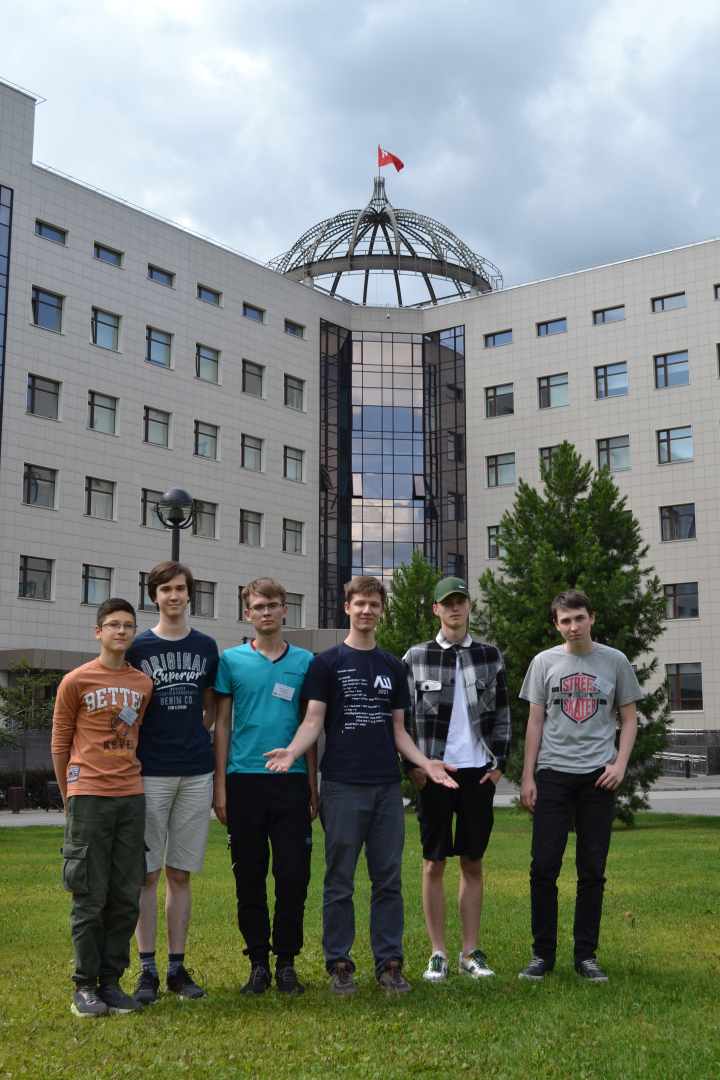
#> input picture data/group_face_dataset/1dO7fNghvSE.jpg, 1440 x 2160 px (shown at 1/2 size)
$ python -i image.py   (imports and definitions only)
#> lines starting #> are read from the running program, lines starting #| are printed output that depends on the picture
import itertools
import cv2


import hyperparams


class Image:
    @staticmethod
    def load(path, image_size=(hyperparams.image_width, hyperparams.image_height)):
#> called with path = 'data/group_face_dataset/1dO7fNghvSE.jpg', image_size = (1024, 1024)
        image = cv2.imread(path)
#> image is the input picture: shape (2160, 1440, 3); mean B, G, R 119.4, 127.2, 120.1
        if image is None:
            return None

        image = cv2.cvtColor(image, cv2.COLOR_BGR2RGB)

        if isinstance(image_size, int):
            ratio = image.shape[0] / image.shape[1]
            image_height = int(image_size * ratio)

            image = cv2.resize(image, (image_size, image_height))
        else:
            image = cv2.resize(image, image_size)
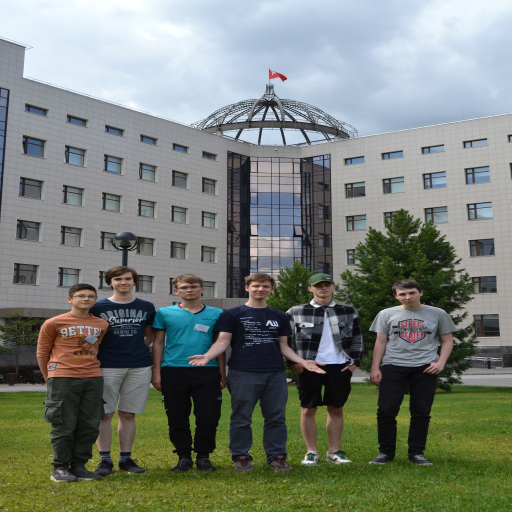
#> image: shape (1024, 1024, 3) (shown at 1/2 size); mean R, G, B 120, 127.1, 119.3

        return image

    # [8 lines left out: function preprocess, not called in this run]

    @staticmethod
    def show(image):
        cv2.imshow("Image", cv2.cvtColor(image, cv2.COLOR_RGB2BGR))

    # [37 lines left out: functions show_boxes, show_boxes_with_labels, not called in this run]

>>> result = Image().load('data/group_face_dataset/1dO7fNghvSE.jpg')

$ run again, on data/group_face_dataset/9eYoEc7UBTE.jpg
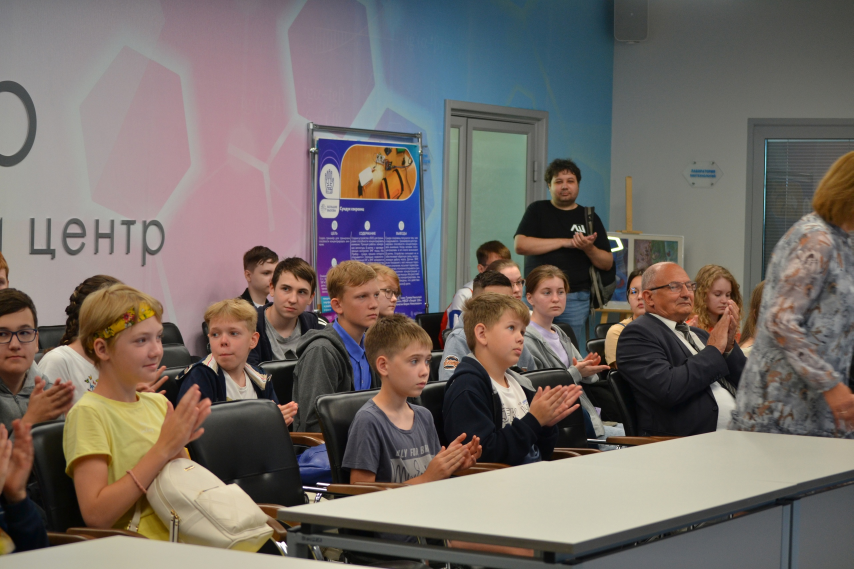
#> input picture data/group_face_dataset/9eYoEc7UBTE.jpg, 2560 x 1707 px (shown at 1/3 size)
#> in load, image is the input picture: shape (1707, 2560, 3); mean B, G, R 102.9, 107.7, 115.9
#> in load, `image = cv2.resize(image, image_size)`:
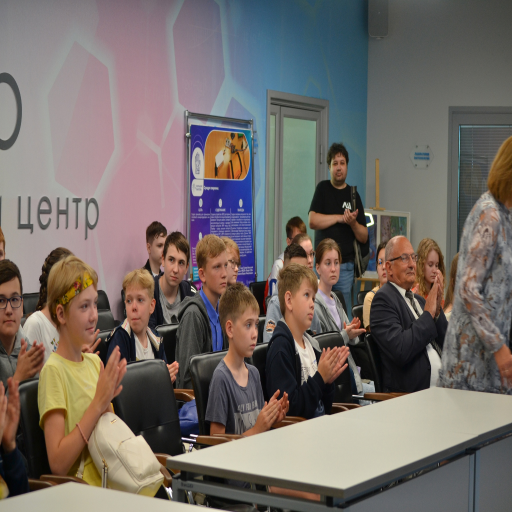
#> image: shape (1024, 1024, 3) (shown at 1/2 size); mean R, G, B 115.7, 107.6, 102.8

$ run again, on data/group_face_dataset/IKhajcTRV7Q.jpg
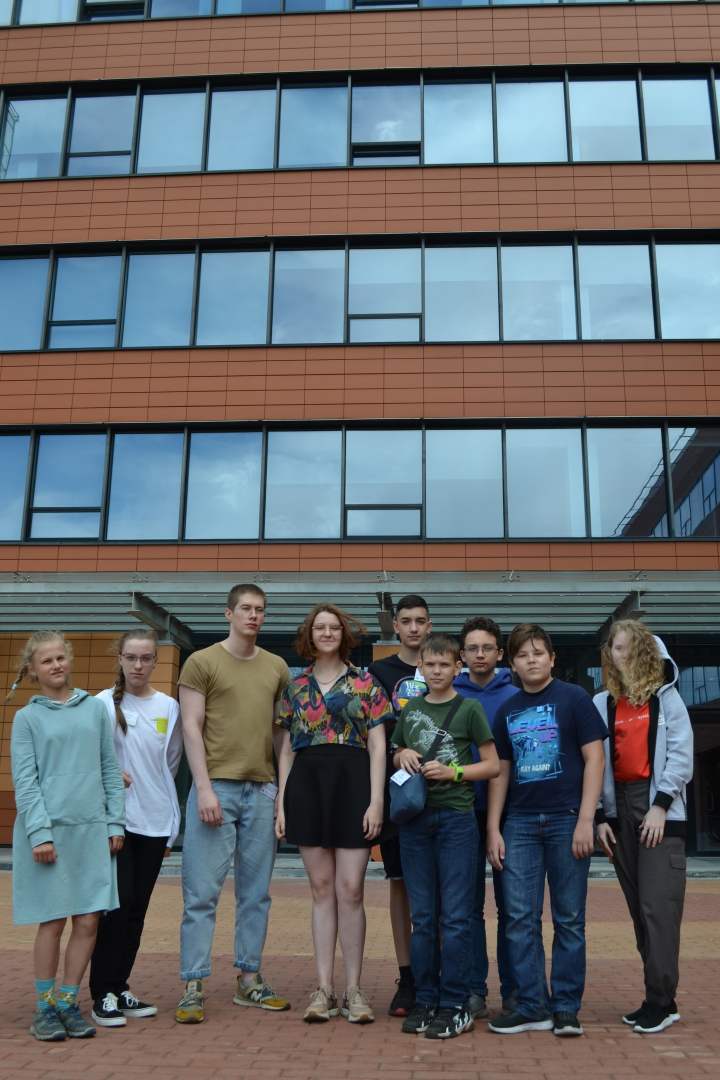
#> input picture data/group_face_dataset/IKhajcTRV7Q.jpg, 1440 x 2160 px (shown at 1/2 size)
#> in load, image is the input picture: shape (2160, 1440, 3); mean B, G, R 108.2, 105.6, 102.6
#> in load, `image = cv2.resize(image, image_size)`:
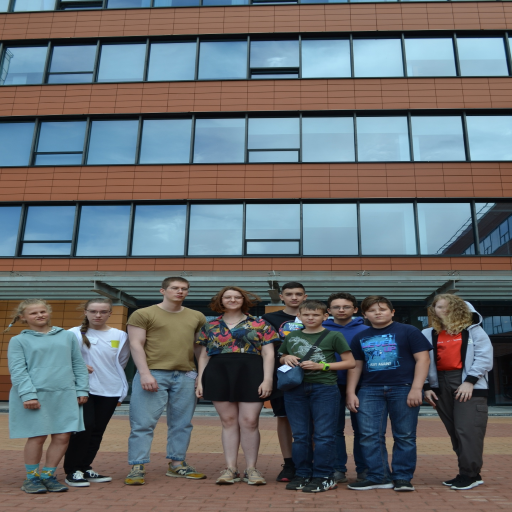
#> image: shape (1024, 1024, 3) (shown at 1/2 size); mean R, G, B 102.5, 105.4, 108.1

$ run again, on data/group_face_dataset/ImTbvJ34aVE.jpg
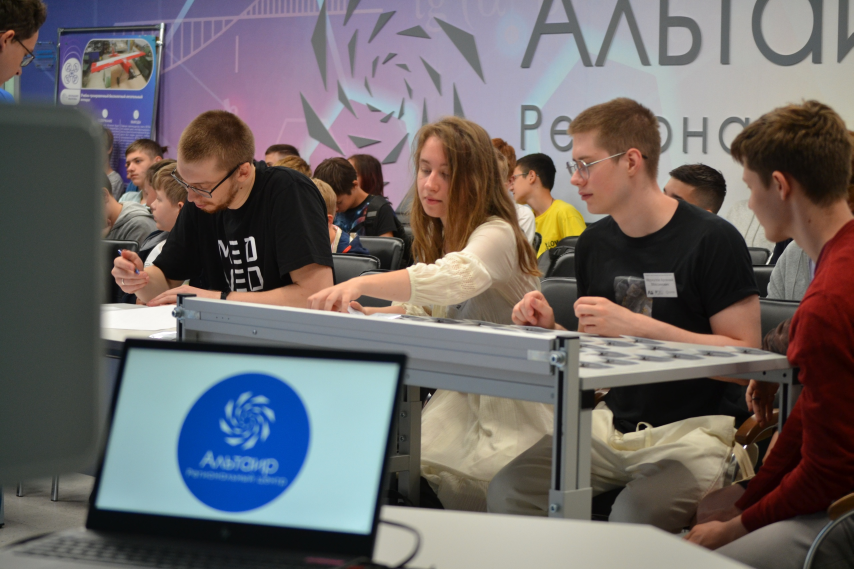
#> input picture data/group_face_dataset/ImTbvJ34aVE.jpg, 2560 x 1707 px (shown at 1/3 size)
#> in load, image is the input picture: shape (1707, 2560, 3); mean B, G, R 103.8, 103.9, 109.4
#> in load, `image = cv2.resize(image, image_size)`:
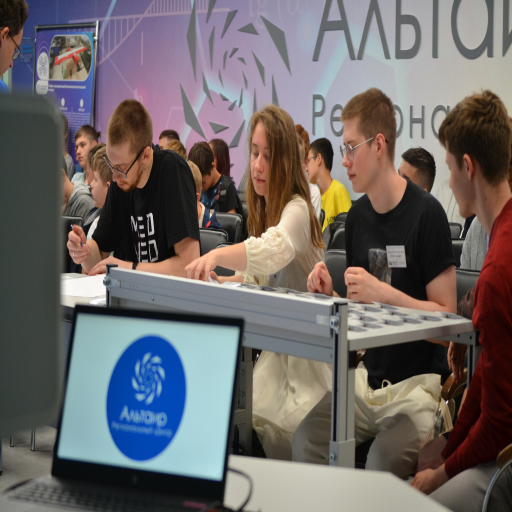
#> image: shape (1024, 1024, 3) (shown at 1/2 size); mean R, G, B 109.3, 103.8, 103.7
